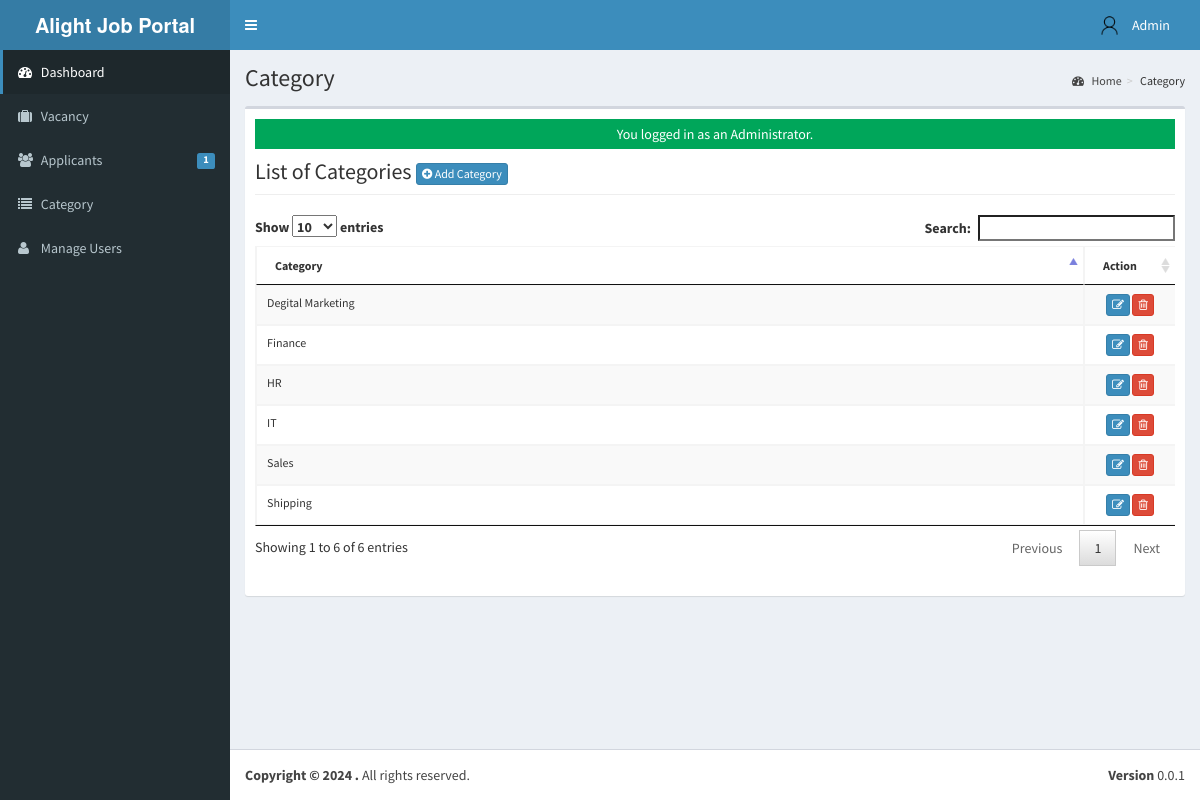
Page /admin/category/ (signed in) on the committed database.
### tables this page shows
CREATE TABLE `tblusers` (
  `USERID` varchar(30) NOT NULL,
  `FULLNAME` varchar(40) NOT NULL,
  `USERNAME` varchar(90) NOT NULL,
  `PASS` varchar(90) NOT NULL,
  `ROLE` varchar(30) NOT NULL,
  `PICLOCATION` varchar(255) NOT NULL
);

CREATE TABLE `tblcategory` (
  `CATEGORYID` int(11) NOT NULL,
  `CATEGORY` varchar(90) NOT NULL
);

### admin/category/index.php (called while the page is built, shortened)
<?php
require_once("../../include/initialize.php");
$title="Category";
require_once ("../theme/templates.php");
?>

### include/database.php (called while the page is built, shortened)
<?php
class Database {
	var $query = '';
	public $conn;
	public function open_connection() {
		try {
		$this->conn = new PDO("mysql:host=".server.";dbname=".database_name. "", user,pass);
		$this->conn->setAttribute(PDO::ATTR_ERRMODE, PDO::ERRMODE_EXCEPTION);
		}catch(PDOException $e){
			echo "Problem in database connection! Contact administrator!". $e->getMessage();
		}
	}
	function setQuery($sql='') {
		try {
		   $this->sql_string=$sql;
			$this->query = $this->conn->prepare($this->sql_string);
			$this->query->execute();
		  } catch (PDOException $e) {
		    echo "Failed to get query handle: " . $e->getMessage() . "\n";
		    exit;
		  }
	}
	function loadResultList() {
		$results = $this->query->fetchAll(PDO::FETCH_OBJ);
		return $results;
	}
	function loadSingleResult() {
		$results = $this->query->fetch(PDO::FETCH_OBJ);
		return $results;
	}
}
$mydb = new Database();
?>

### include/accounts.php (called while the page is built, shortened)
<?php
require_once(LIB_PATH.DS.'database.php');
class User {
	protected static  $tblname = "tblusers";
	function single_user($id=""){
			global $mydb;
			$mydb->setQuery("SELECT * FROM ".self::$tblname."
				Where USERID= '{$id}' LIMIT 1");
			$cur = $mydb->loadSingleResult();
			return $cur;
	}
}
?>

### include/function.php (called while the page is built, shortened)
<?php
function currentpage(){
		$this_page = $_SERVER['SCRIPT_NAME'];
	    $bits = explode('/',$this_page);
		 return $bits[3];
	}
		?>

### admin/category/list.php (the view, shortened to what this page needs)
<div class="row">
      	 <div class="col-lg-12">
           <h1 class="page-header">List of Categories  <a href="index.php?view=add" class="btn btn-primary btn-xs  ">  <i class="fa fa-plus-circle fw-fa"></i> Add Category</a>  </h1>
      		</div>
  		 </div>
 		    <form action="controller.php?action=delete" Method="POST">
		     <div class="table-responsive">
			<table id="dash-table" class="table table-striped table-bordered table-hover"  style="font-size:12px" cellspacing="0">
			  <thead>
			  	<tr>
			  		<th>
			  		 Category</th>
			  		 <th width="10%" align="center">Action</th>
			  	</tr>
			  </thead>
			  <tbody>
			  	<?php
			  		$mydb->setQuery("SELECT * FROM `tblcategory`");
			  		$cur = $mydb->loadResultList();
					foreach ($cur as $result) {
			  		echo '<tr>';
			  			echo '<td>' . $result->CATEGORY.'</td>';
			  		echo '<td align="center"><a title="Edit" href="index.php?view=edit&id='.$result->CATEGORYID.'" class="btn btn-primary btn-xs  ">  <span class="fa fa-edit fw-fa"></a>
			  		     <a title="Delete" href="controller.php?action=delete&id='.$result->CATEGORYID.'" class="btn btn-danger btn-xs  ">  <span class="fa  fa-trash-o fw-fa "></a></td>';
			  		echo '</tr>';
			  	}
			  	?>
			  </tbody>
			</table>
			</form>

### admin/theme/templates.php (shortened to what this page needs)
<!DOCTYPE html>
<html>
    <head>
        <link rel="stylesheet" href="<?php echo web_root;?>bootstrap/css/bootstrap.min.css">
        <link rel="stylesheet" href="<?php echo web_root;?>plugins/font-awesome/css/font-awesome.min.css">
        <link rel="stylesheet" href="<?php echo web_root;?>dist/css/AdminLTE.min.css">
        <link rel="stylesheet" href="<?php echo web_root;?>dist/css/skins/_all-skins.min.css">
        <link rel="stylesheet" href="<?php echo web_root;?>plugins/iCheck/flat/blue.css">
        <link rel="stylesheet" href="<?php echo web_root;?>plugins/morris/morris.css">
        <link rel="stylesheet" href="<?php echo web_root;?>plugins/jvectormap/jquery-jvectormap-1.2.2.css">
        <link href="<?php echo web_root; ?>plugins/datepicker/bootstrap-datetimepicker.min.css" rel="stylesheet" media="screen">
        <link rel="stylesheet" href="<?php echo web_root;?>plugins/dataTables/jquery.dataTables.min.css">
        <link rel="stylesheet" href="<?php echo web_root;?>plugins/bootstrap-wysihtml5/bootstrap3-wysihtml5.min.css">
    </head>
 <body class="hold-transition skin-blue fixed sidebar-mini">
<div class="wrapper">
  <header class="main-header">
    <a href="<?php echo web_root;?>/admin/" class="logo">
      <span class="logo-lg"><b>Alight Job Portal</b></span>
    </a>
    <nav class="navbar navbar-static-top" role="navigation">
      <a href="#" class="sidebar-toggle" data-toggle="offcanvas" role="button">
      </a>
      <div class="navbar-custom-menu">
        <ul class="nav navbar-nav">
          <?php
              $user = New User();
              $singleuser = $user->single_user($_SESSION['ADMIN_USERID']);
          ?>
          <li class="dropdown user user-menu" style="padding-right: 15px;"  >
            <a href="#" class="dropdown-toggle" data-toggle="dropdown">
              <img src="<?php echo web_root.'admin/user/photos/user.png';?>" class="user-image" alt="User Image">
              <span class="hidden-xs"><?php echo $singleuser->FULLNAME; ?></span>
            </a>
          </li>
        </ul>
      </div>
    </nav>
  </header>
  <aside class="main-sidebar">
    <section class="sidebar">
      <ul class="sidebar-menu">
        <li  class="<?php echo (currentpage() == 'index.php') ? "active" : false;?>" >
          <a href="<?php echo web_root ;?>admin/">
            <i class="fa fa-dashboard"></i> <span>Dashboard</span>
          </a>
        </li>
        <li class="<?php echo (currentpage() == 'vacancy') ? "active" : false;?>" >
          <a href="<?php echo web_root ;?>admin/vacancy/">
            <i class="fa fa-suitcase"></i> <span>Vacancy</span>
          </a>
        </li>
        <li class="<?php echo (currentpage() == 'applicants') ? "active" : false;?>" >
          <a href="<?php echo web_root ;?>admin/applicants/">
            <i class="fa fa-users"></i> <span>Applicants</span>
            <span class="label label-primary pull-right">
              <?php
                $sql = "SELECT count(*) as 'APPL' FROM `tbljobregistration` WHERE `PENDINGAPPLICATION`=1";
                $mydb->setQuery($sql);
                $pending = $mydb->loadSingleResult();
                echo $pending->APPL;
              ?>
            </span>
          </a>
        </li>
        <li class="<?php echo (currentpage() == 'category') ? "active" : false;?>" >
          <a href="<?php echo web_root ;?>admin/category/">
            <i class="fa fa-list"></i> <span>Category</span>
          </a>
        </li>
         <li class="<?php echo (currentpage() == 'user') ? "active" : false;?>">
          <a href="<?php echo web_root; ?>admin/user/">
            <i class="fa fa-user"></i> <span>Manage Users</span> </a>
        </li>
      </ul>
    </section>
  </aside>
  <div class="content-wrapper">
  <section class="content-header">
      <h1>
        <?php echo isset($title) ? $title : ''; ?>
      </h1>
      <ol class="breadcrumb">
        <?php
          if ($title!='Home') {
            $active_title = '';
            if (isset($_GET['view'])) {
              $active_title = '<li class='.$active_title.'><a href="index.php">'.$title.'</a></li>';
            }else{
              $active_title = '<li class='.$active_title.'>'.$title.'</li>';
            }
            echo '<li><a href='.web_root.'admin/><i class="fa fa-dashboard"></i> Home</a></li>';
            echo  $active_title;
          }
        ?>
      </ol>
    </section>
         <section class="content">
          <div class="row">
            <div class="col-xs-12">
              <div class="box">
                <div class="box-body">
              <?php
               require_once $content;
               ?>
             </div>
           </div>
         </div>
         </section>
 </div>
  <footer class="main-footer">
    <div class="pull-right hidden-xs">
      <b>Version</b> 0.0.1
    </div>
    <strong>Copyright &copy; 2024 <a href="#"></a>.</strong> All rights
    reserved.
  </footer>
    </body>
</html>

### rows in the picture
tblusers: FULLNAME "Admin"
tblcategory: CATEGORY "IT"
tblcategory: CATEGORY "HR"
tblcategory: CATEGORY "Sales"
tblcategory: CATEGORY "Finance"
tblcategory: CATEGORY "Degital Marketing"
tblcategory: CATEGORY "Shipping"

### other values in the picture
$pending->APPL "1"
$title "Category"
$_SESSION['message'] "You logged in as an Administrator."
